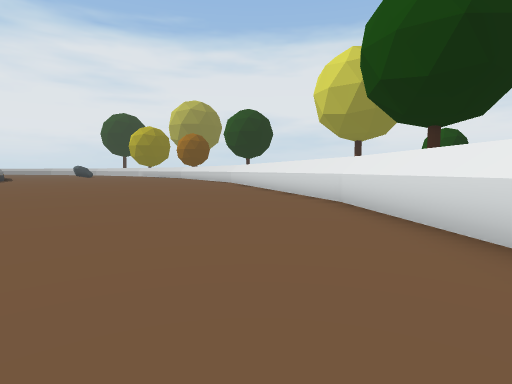
View 1 (above)

20 first-person views from a walk through a 3-D level made in the Unity game engine. The camera is 1.4 m above the floor, tilts 4° down and sees 80° across. The floor is counted in squares, 2 m on a side. Each view is taken from the middle of a square. On the plan, view 1 faces up. The plan holds only what a view shows up to about 10 squares ahead; the rest is blank. The place goes on beyond the plan. The player is left out.

View 2
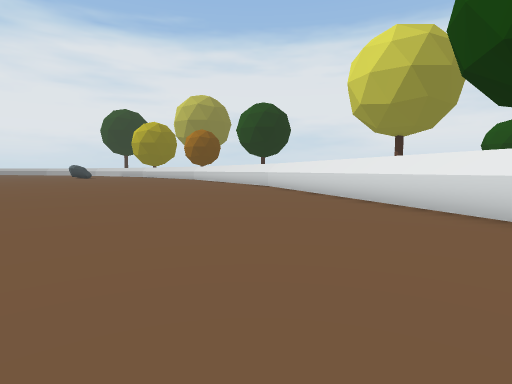

View 3
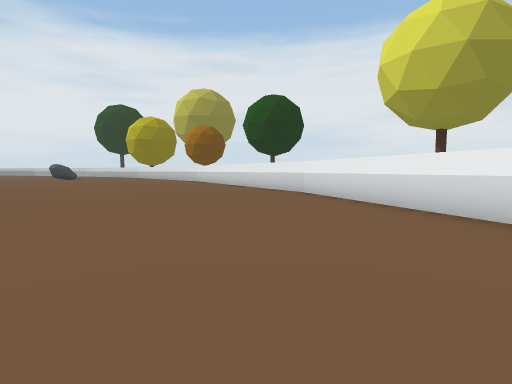

View 4
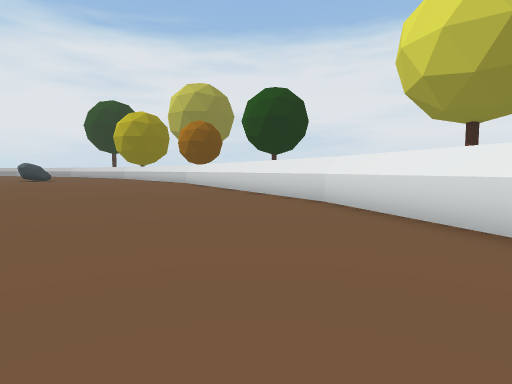

View 5
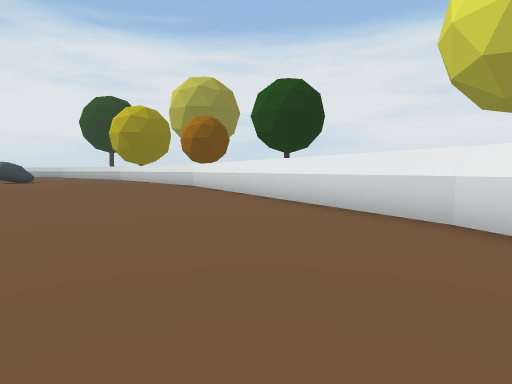

View 6
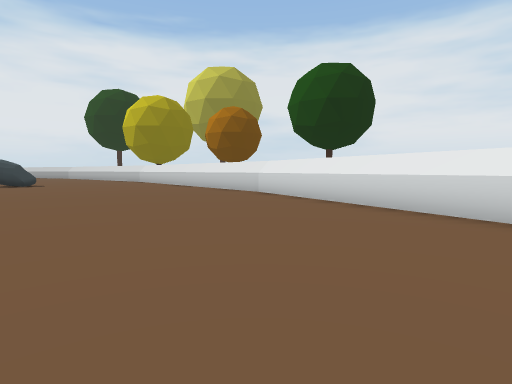

View 7
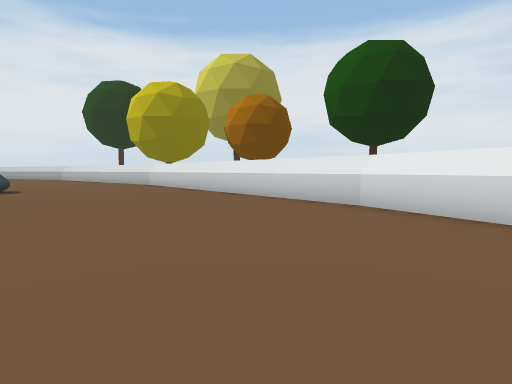

View 8
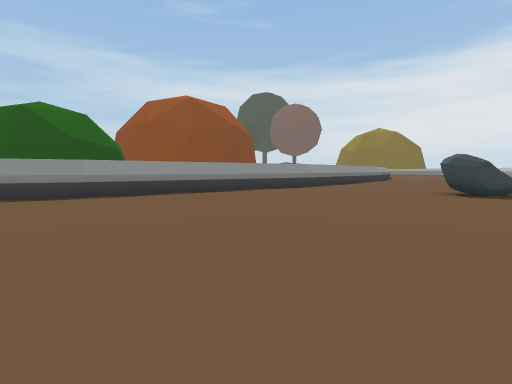

View 9
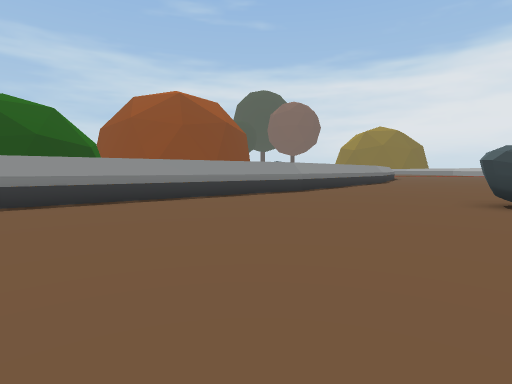

View 10
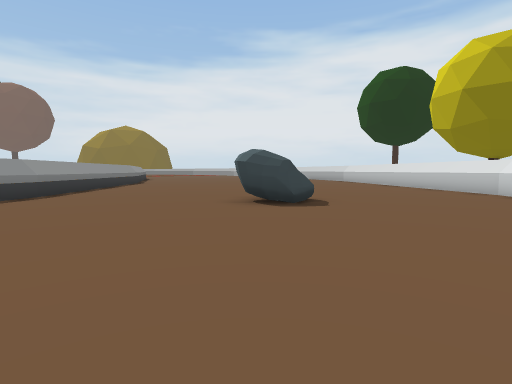

View 11
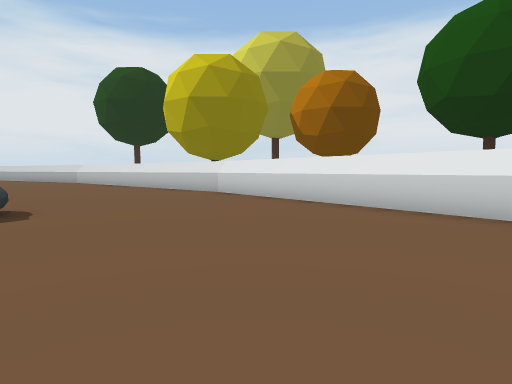

View 12
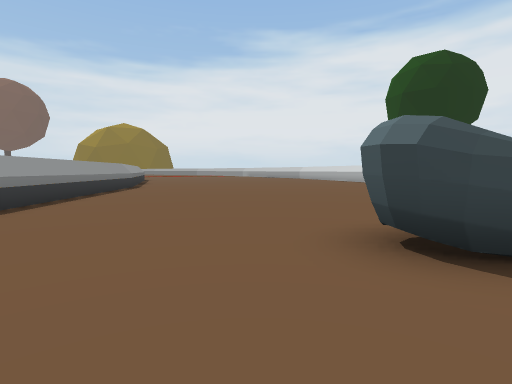

View 13
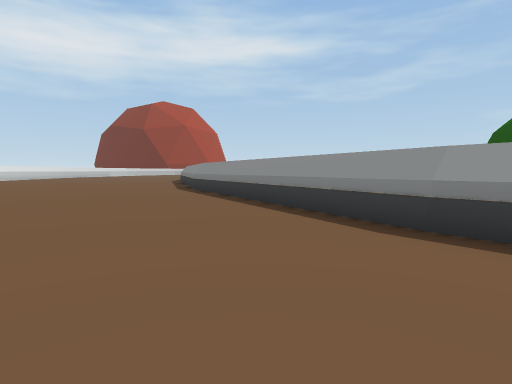

View 14
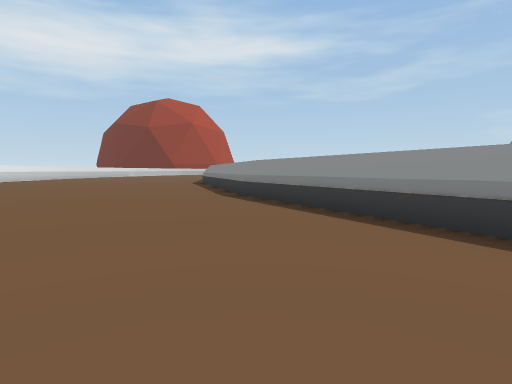

View 15
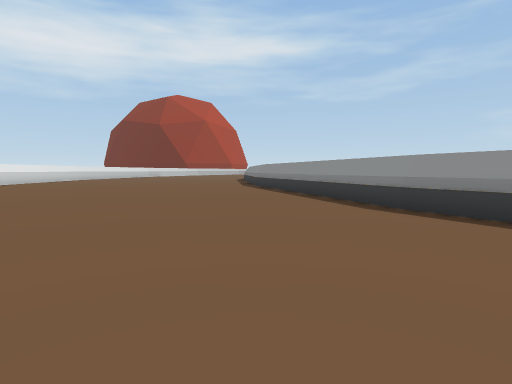

View 16
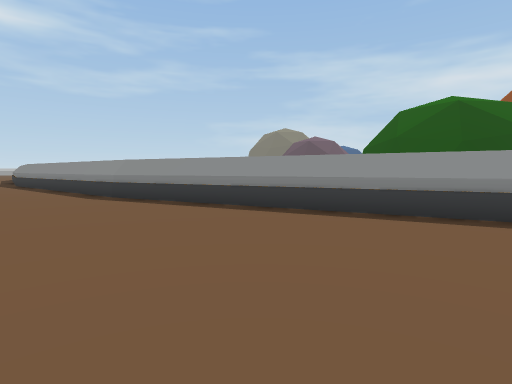

View 17
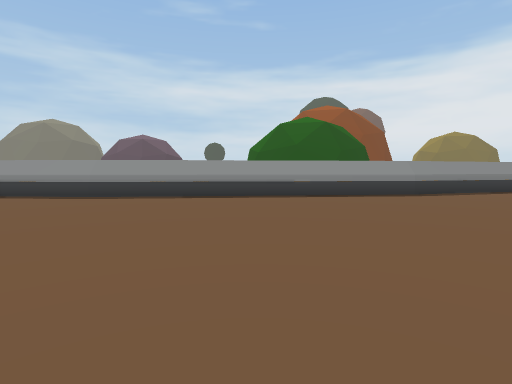

View 18
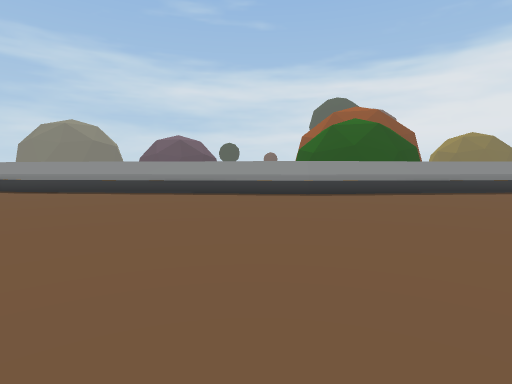

View 19
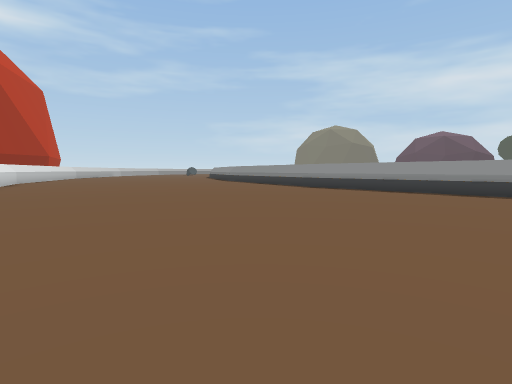

View 20
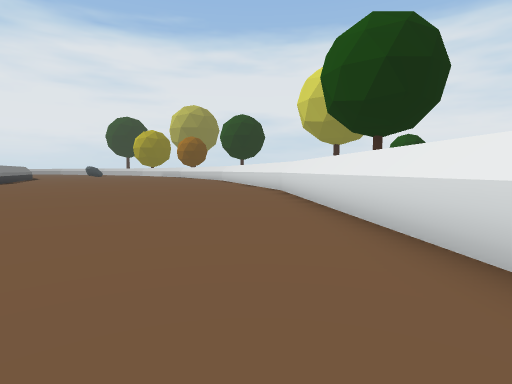

### Floor plan
Points are (right, up) in squares from view 1. A wall is a line through its corners. A room is listed if a view was taken in it or the views show most of it. See-through windows are left out.
Room 1 (views 1, 2, 3, 4, 5, 6, 7, 8, 9, 10, 11, 12, 13, 14, 15, 16, 17, 18, 19, 20)
walls: (-12.7, 12.5) (-10, 3.7); (-12.8, 12.5) (-10.2, 3.6); (-10, 3.8) (-9.1, -5.5); (-10.2, 3.7) (-9.3, -5.4); (-1.4, 17.9) (-6.9, 28.1) (-13, 35.5); (1.9, 6.8) (-1.5, 18); (-17, 20.6) (-12.6, 12.3); (-17.2, 20.5) (-12.8, 12.4); (-9.3, -5.3) (-10.1, -13.7); (-9.1, -5.4) (-10, -14.6); (2.8, -2) (1.9, 6.9); (-22, 26.3) (-17.1, 20.4); (-22.8, 27.6) (-16.9, 20.5); (-23, 27.5) (-22.4, 26.8); (-26.5, 30.4) (-22.9, 27.5); (-26.6, 30.7) (-22.7, 27.6)
objects: other object (-18, 31) to (-17, 32)

Positions as (right, up) in squares from view 1, and headings:
1: (0, 0), facing up
2: (-2, 4), facing up
3: (-3, 8), facing up
4: (-3, 11), facing up
5: (-4, 14), facing up
6: (-7, 18), facing up
7: (-9, 22), facing up
8: (-9, 25), facing left
9: (-12, 26), facing left
10: (-13, 26), facing up-left
11: (-13, 27), facing up
12: (-17, 28), facing up-left
13: (-15, 24), facing down
14: (-13, 21), facing down
15: (-10, 18), facing down
16: (-7, 12), facing down-left
17: (-1, -1), facing left
18: (0, -7), facing left
19: (1, -7), facing down-left
20: (1, -4), facing up
